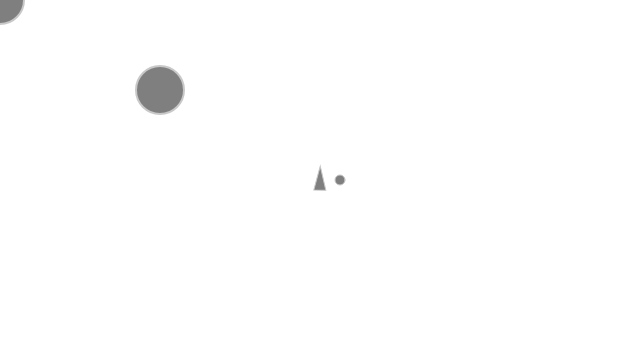
Frame 1 (no input)
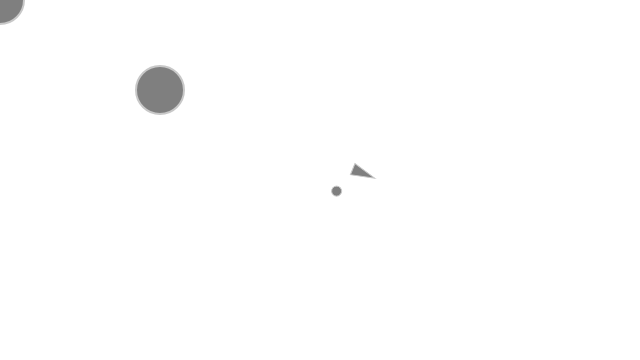
Frame 60 (no input)
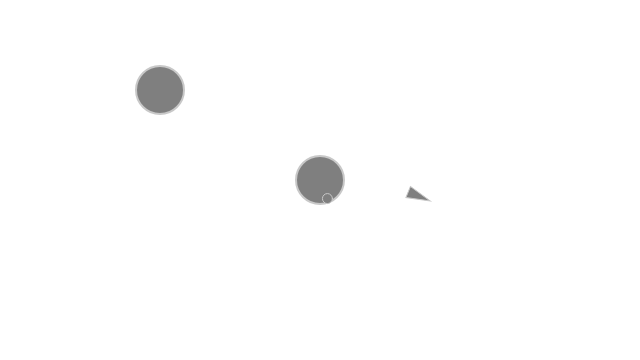
Frame 120 (the mouse pressed at the canvas centre since frame 60)

The p5.js sketch that drew these frames (run headless with seeded random() and noise() and a simulated clock; from frame 60 on, the mouse is pressed at the canvas centre):

// p5.js sketch
// ── sketch.js

var vehicle;


function setup() {
 createCanvas(640, 360);
 setFrameRate(60);
 vehicle = new Vehicle(width/2, height/2);


}

function draw(){
	background(255);
	var mouse = createVector(mouseX, mouseY);
	var enemy = createVector(width/4, height/4);
	
	fill(127);
	stroke(200);
	strokeWeight(2);
	ellipse(mouse.x,mouse.y, 48,48);
	ellipse(enemy.x,enemy.y, 48,48);

	//vehicle.wander();
	//vehicle.update();
	vehicle.flee(enemy);
	vehicle.update();
	vehicle.display();

}

function mousePressed(){
	//particleSystems.push(new Vehicle(1,createVector(mouseX,mouseY)));
}


// ── Vehicle.js
var Vehicle = function(x, y) {
    this.acceleration = createVector(0, 0);
    this.velocity = createVector(0, -2);
    this.position = createVector(x, y);
    this.r = 6;
    this.maxSpeed = 4;
    this.maxForce = 0.1;

    this.wanderDistance = 100; //cente
    this.wanderRadius = 20;
    this.wanderTheta = 0;


    this.seek = function(target) {
        var desired = p5.Vector.sub(target, this.position);
        //desired.normalize();
        desired.setMag(this.maxSpeed);
        var steer = p5.Vector.sub(desired, this.velocity);
        steer.limit(this.maxForce);
        this.applyForce(steer);
    }

    this.wander = function() {

        // //use polar coordinates to calc vehicles target along path
        // var distanceFromSelf = 100; //dist away from self
        // var radius = 50; //radius of deisred path circle
        // var degreeOfSteer = random(1, 360); //random degree of movement


        // var desired = p5.Vector.sub(target, this.position); //vector pointing FROM loc TO target
        // var distance = desired.mag();
        // //damping within 100 pixels


        // if (distance < 100) {
        //     //set magnitude according to how close we are
        //     var scaledSpeed = map(distance, 0, 100, 0, this.maxSpeed);
        //     desired.setMag(scaledSpeed);
        // } else { desired.setMag(this.maxSpeed) }

        // //Steer - desired minus velocity

        // var steer = p5.Vector.sub(desired, this.velocity); //steer = desired-velocity
        // steer.limit(this.maxForce);
        // this.applyForce(steer);

    }

    this.arrive = function(target) {
        var desired = p5.Vector.sub(target, this.position); //vector pointing FROM loc TO target
        var distance = desired.mag();
        //damping within 100 pixels


        if (distance < 100) {
            //set magnitude according to how close we are
            var scaledSpeed = map(distance, 0, 100, 0, this.maxSpeed);
            desired.setMag(scaledSpeed);
        } else { desired.setMag(this.maxSpeed) }

        //Steer - desired minus velocity

        var steer = p5.Vector.sub(desired, this.velocity); //steer = desired-velocity
        steer.limit(this.maxForce);
        this.applyForce(steer);


    }

    this.update = function() { //Standard Euler integration motion

        this.velocity.add(this.acceleration);
        this.velocity.limit(this.maxSpeed);
        this.position.add(this.velocity);
        this.acceleration.mult(0);

        //TODO: max force and speed vary based on life

    }

    this.applyForce = function(force) {
        this.acceleration.add(force);
    }

    this.display = function() {
        var theta = this.velocity.heading() + PI / 2;
        var wanderX = this.wanderRadius * cos(this.wanderTheta);
        var wanderY = this.wanderRadius * sin(this.wanderTheta);
        fill(127);
        stroke(200);
        strokeWeight(1);
        push();
        translate(this.position.x, this.position.y);
        rotate(theta);
        beginShape();
        vertex(0, -this.r * 2);
        vertex(-this.r, this.r * 2);
        vertex(this.r, this.r * 2);
        endShape(CLOSE);
        pop();

        ellipse(wanderX + width / 2, wanderY + height / 2, 10, 10);
        this.wanderTheta += 0.01;
        console.log(this.wanderTheta)
    }

    //inverse of seek 
    this.flee = function(target) {
            var desired = p5.Vector.sub(this.position, target);
            //desired.normalize();
            desired.setMag(1);
            var steer = p5.Vector.sub(desired, this.velocity);
            steer.limit(this.maxForce);
            this.applyForce(steer);
        }
        /*Implement seeking a moving target, often referred to as “pursuit.” 
        In this case, your desired vector won’t point towards the object’s 
        current location, but rather its “future” location as extrapolated 
        from its current velocity. We’ll see this ability for a vehicle to 
        “predict the future” in later examples.
        */
    this.pursue = function() {
        //anticipate future location as target position

        //get accelleration and magnitude


        var desired = p5.Vector.sub(target, this.position);
        //desired.normalize();
        desired.setMag(this.maxSpeed);
        var steer = p5.Vector.sub(desired, this.velocity);
        steer.limit(this.maxForce);
        this.applyForce(steer);
    }




}
